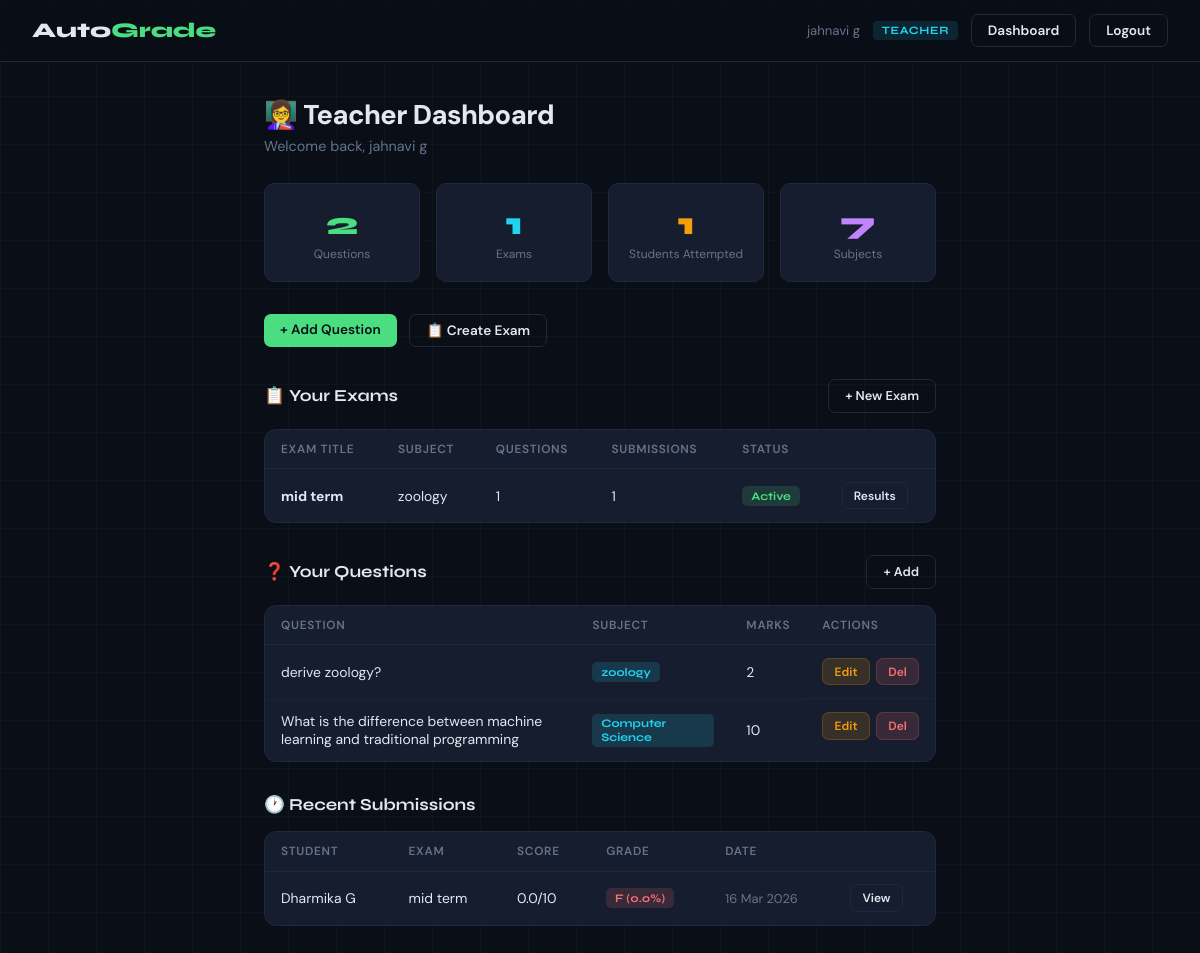
Screenshot of /teacher (signed in) with the database file from the repository.
### app.py (models this page shows, shortened)
class User(UserMixin, db.Model):
    id         = db.Column(db.Integer, primary_key=True)
    username   = db.Column(db.String(80),  unique=True, nullable=False)
    email      = db.Column(db.String(120), unique=True, nullable=False)
    password   = db.Column(db.String(256), nullable=False)
    first_name = db.Column(db.String(80),  default='')
    last_name  = db.Column(db.String(80),  default='')
    role       = db.Column(db.String(10),  default='student')
    created_at = db.Column(db.DateTime,    default=datetime.utcnow)
    submissions = db.relationship('Submission', backref='student', lazy=True)
    def full_name(self):
        n = f"{self.first_name} {self.last_name}".strip()
        return n if n else self.username
    def is_teacher(self): return self.role == 'teacher'

class Exam(db.Model):
    id          = db.Column(db.Integer, primary_key=True)
    title       = db.Column(db.String(200), nullable=False)
    subject_id  = db.Column(db.Integer, db.ForeignKey('subject.id'), nullable=False)
    creator_id  = db.Column(db.Integer, db.ForeignKey('user.id'),    nullable=False)
    is_active   = db.Column(db.Boolean, default=True)
    created_at  = db.Column(db.DateTime, default=datetime.utcnow)
    questions   = db.relationship('Question', secondary=exam_questions, lazy='subquery')
    submissions = db.relationship('Submission', backref='exam', lazy=True)
    creator     = db.relationship('User', backref='exams')

class Subject(db.Model):
    id        = db.Column(db.Integer, primary_key=True)
    name      = db.Column(db.String(100), unique=True, nullable=False)
    questions = db.relationship('Question', backref='subject', lazy=True)
    exams     = db.relationship('Exam',     backref='subject', lazy=True)

class Question(db.Model):
    id               = db.Column(db.Integer, primary_key=True)
    subject_id       = db.Column(db.Integer, db.ForeignKey('subject.id'), nullable=False)
    creator_id       = db.Column(db.Integer, db.ForeignKey('user.id'),    nullable=False)
    question_text    = db.Column(db.Text, nullable=False)
    reference_answer = db.Column(db.Text, nullable=False)
    max_marks        = db.Column(db.Integer, default=10)
    is_active        = db.Column(db.Boolean, default=True)
    created_at       = db.Column(db.DateTime, default=datetime.utcnow)
    creator          = db.relationship('User', backref='questions')

class Submission(db.Model):
    id           = db.Column(db.Integer, primary_key=True)
    student_id   = db.Column(db.Integer, db.ForeignKey('user.id'), nullable=False)
    exam_id      = db.Column(db.Integer, db.ForeignKey('exam.id'), nullable=False)
    total_score  = db.Column(db.Float,   default=0)
    total_marks  = db.Column(db.Integer, default=0)
    percentage   = db.Column(db.Float,   default=0)
    grade        = db.Column(db.String(3), default='F')
    submitted_at = db.Column(db.DateTime, default=datetime.utcnow)
    answers      = db.relationship('AnswerSubmission', backref='submission', lazy=True)

### app.py (the view)
@app.route('/teacher')
@teacher_required
def teacher_dashboard():
    questions=Question.query.filter_by(creator_id=current_user.id).order_by(Question.created_at.desc()).all()
    exams=Exam.query.filter_by(creator_id=current_user.id).order_by(Exam.created_at.desc()).all()
    recent=(Submission.query.join(Exam).filter(Exam.creator_id==current_user.id)
            .order_by(Submission.submitted_at.desc()).limit(10).all())
    total_students=(db.session.query(Submission.student_id).join(Exam)
                    .filter(Exam.creator_id==current_user.id).distinct().count())
    return render_template('teacher/dashboard.html',questions=questions,exams=exams,
                           recent=recent,total_students=total_students,
                           subjects=Subject.query.all())

### app.py (called while the page is built)
@lm.user_loader
def load_user(uid): return User.query.get(int(uid))

def teacher_required(f):
    @wraps(f)
    @login_required
    def decorated(*a,**k):
        if not current_user.is_teacher():
            flash('Teacher access required.','error')
            return redirect(url_for('student_dashboard'))
        return f(*a,**k)
    return decorated

### templates/teacher/dashboard.html (shortened to what this page needs)
{% extends "base.html" %}
{% block page_class %}page-sm{% endblock %}
{% block content %}
<div class="pt">&#128105;&#8205;&#127979; Teacher Dashboard</div>
<div class="ps">Welcome back, {{ current_user.full_name() }}</div>
<div class="stat-grid">
  <div class="stat-card"><div class="stat-num" style="color:var(--accent)">{{ questions|length }}</div><div class="stat-lbl">Questions</div></div>
  <div class="stat-card"><div class="stat-num" style="color:var(--accent2)">{{ exams|length }}</div><div class="stat-lbl">Exams</div></div>
  <div class="stat-card"><div class="stat-num" style="color:var(--warn)">{{ total_students }}</div><div class="stat-lbl">Students Attempted</div></div>
  <div class="stat-card"><div class="stat-num" style="color:#c084fc">{{ subjects|length }}</div><div class="stat-lbl">Subjects</div></div>
</div>
<div style="display:flex;gap:.8rem;margin-bottom:2rem;flex-wrap:wrap">
  <a href="{{ url_for('add_question') }}" class="btn btn-accent">+ Add Question</a>
  <a href="{{ url_for('create_exam') }}" class="btn btn-outline">&#128203; Create Exam</a>
</div>
<div class="shd"><h2>&#128203; Your Exams</h2><a href="{{ url_for('create_exam') }}" class="btn btn-outline" style="font-size:.8rem">+ New Exam</a></div>
{% if exams %}
<div class="card" style="padding:0;overflow:hidden;margin-bottom:2rem">
  <table class="tbl">
    <thead><tr><th>Exam Title</th><th>Subject</th><th>Questions</th><th>Submissions</th><th>Status</th><th></th></tr></thead>
    <tbody>{% for e in exams %}<tr>
      <td><strong>{{ e.title }}</strong></td>
      <td>{{ e.subject.name }}</td>
      <td>{{ e.questions|length }}</td>
      <td>{{ e.submissions|length }}</td>
      <td>{% if e.is_active %}<span class="chip cg">Active</span>{% else %}<span class="chip cr">Inactive</span>{% endif %}</td>
      <td><a href="{{ url_for('exam_results', exam_id=e.id) }}" class="btn btn-outline" style="font-size:.75rem;padding:.3rem .7rem">Results</a></td>
    </tr>{% endfor %}</tbody>
  </table>
</div>
{% else %}<div class="empty card" style="margin-bottom:2rem"><div class="ei">&#128203;</div><p>No exams yet. <a href="{{ url_for('create_exam') }}" style="color:var(--accent)">Create your first exam &#8594;</a></p></div>{% endif %}
<div class="shd"><h2>&#10067; Your Questions</h2><a href="{{ url_for('add_question') }}" class="btn btn-outline" style="font-size:.8rem">+ Add</a></div>
{% if questions %}
<div class="card" style="padding:0;overflow:hidden;margin-bottom:2rem">
  <table class="tbl">
    <thead><tr><th>Question</th><th>Subject</th><th>Marks</th><th>Actions</th></tr></thead>
    <tbody>{% for q in questions %}<tr>
      <td style="max-width:380px">{{ q.question_text[:80] }}{% if q.question_text|length > 80 %}...{% endif %}</td>
      <td><span class="chip cc">{{ q.subject.name }}</span></td>
      <td>{{ q.max_marks }}</td>
      <td style="display:flex;gap:.4rem">
        <a href="{{ url_for('edit_question', qid=q.id) }}" class="btn btn-warn" style="font-size:.75rem;padding:.3rem .7rem">Edit</a>
        <form method="post" action="{{ url_for('delete_question', qid=q.id) }}" onsubmit="return confirm('Delete?')" style="display:inline">
          <button type="submit" class="btn btn-danger" style="font-size:.75rem;padding:.3rem .7rem">Del</button>
        </form>
      </td>
    </tr>{% endfor %}</tbody>
  </table>
</div>
{% else %}<div class="empty card" style="margin-bottom:2rem"><div class="ei">&#10067;</div><p>No questions yet. <a href="{{ url_for('add_question') }}" style="color:var(--accent)">Add your first &#8594;</a></p></div>{% endif %}
{% if recent %}
<div class="shd"><h2>&#128336; Recent Submissions</h2></div>
<div class="card" style="padding:0;overflow:hidden">
  <table class="tbl">
    <thead><tr><th>Student</th><th>Exam</th><th>Score</th><th>Grade</th><th>Date</th><th></th></tr></thead>
    <tbody>{% for s in recent %}<tr>
      <td>{{ s.student.full_name() }}</td>
      <td>{{ s.exam.title }}</td>
      <td>{{ s.total_score }}/{{ s.total_marks }}</td>
      <td><span class="chip {% if s.percentage>=70 %}cg{% elif s.percentage>=40 %}cy{% else %}cr{% endif %}">{{ s.grade }} ({{ s.percentage }}%)</span></td>
      <td style="color:var(--muted);font-size:.8rem">{{ s.submitted_at.strftime('%d %b %Y') }}</td>
      <td><a href="{{ url_for('student_detail', sub_id=s.id) }}" class="btn btn-outline" style="font-size:.75rem;padding:.3rem .7rem">View</a></td>
    </tr>{% endfor %}</tbody>
  </table>
</div>{% endif %}
{% endblock %}

### templates/base.html (shortened to what this page needs)
<!DOCTYPE html>
<html lang="en">
<head>
</head>
<body>
<nav>
  <a href="{{ url_for('home') }}" class="logo">Auto<span>Grade</span></a>
  <div class="nav-r">
    {% if current_user.is_authenticated %}
      <span class="nav-u">{{ current_user.full_name() }}</span>
      <span class="badge-role {% if current_user.is_teacher() %}badge-teacher{% else %}badge-student{% endif %}">
        {{ current_user.role }}
      </span>
      {% if current_user.is_teacher() %}
        <a href="{{ url_for('teacher_dashboard') }}" class="btn btn-outline">Dashboard</a>
      {% else %}
        <a href="{{ url_for('student_dashboard') }}" class="btn btn-outline">Dashboard</a>
        <a href="{{ url_for('progress') }}" class="btn btn-outline">Progress</a>
      {% endif %}
      <a href="{{ url_for('logout') }}" class="btn btn-outline">Logout</a>
    {% else %}
      <a href="{{ url_for('login') }}" class="btn btn-outline">Login</a>
      <a href="{{ url_for('register') }}" class="btn btn-accent">Register</a>
    {% endif %}
  </div>
</nav>
<div class="page {% block page_class %}{% endblock %}">
  {% block content %}{% endblock %}
</div>
</body>
</html>

### rows the page displays
User: full_name "jahnavi g", role "TEACHER"
Exam: title "mid term", subject.name "zoology", questions|length "1", submissions|length "1", is_active "Active"
Question: question_text "derive zoology?", subject.name "zoology", max_marks "2"
Question: question_text "What is the difference between machine learning and traditional programming", subject.name "Computer Science", max_marks "10"
Submission: student.full_name "Dharmika G", exam "mid term", total_score "0.0", total_marks "10", grade "F", percentage "0.0", submitted_at "16 Mar 2026"

### other values shown
{{ questions|length }} "2"
{{ exams|length }} "1"
{{ total_students }} "1"
{{ subjects|length }} "7"
